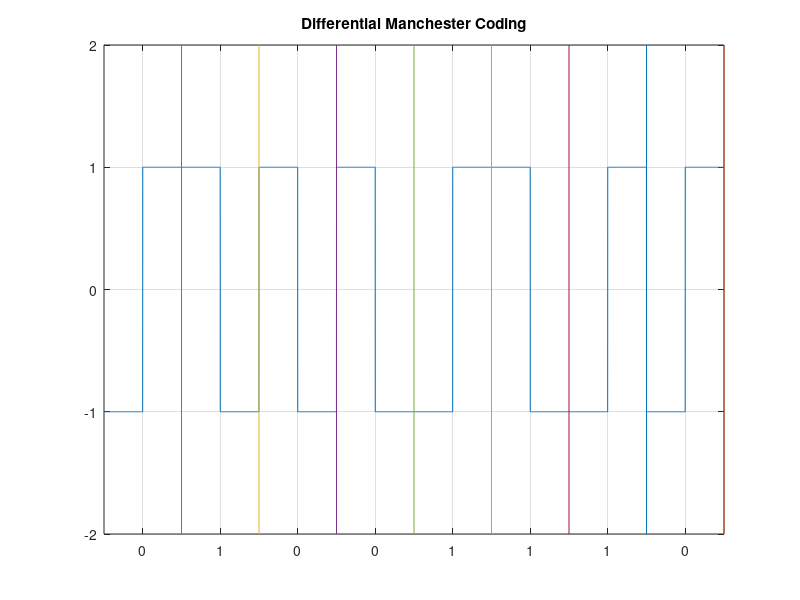

Here is the MATLAB script that generated this plot:
clear;
clc;
b = [0 1 0 0 1 1 1 0];
n = length(b);
t = 0:0.001:n;

lastbit = 1;
for i = 1:n
    if(b(i) == 1)
       bw(i*1000:(i+0.5)*1000) = lastbit;
       bw((i+0.5)*1000:(i+1)*1000) = -lastbit;
       lastbit = -lastbit;
    else
       bw(i*1000:(i+0.5)*1000) = -lastbit;
       bw((i+0.5)*1000:(i+1)*1000) = lastbit;
       
    end
end
bw = bw(1000:end);
subplot(1,1,1)
plot(t,bw);
hold on;
for i = 1:n
    plot([1 1]*i, [-2 2]);
end
hold off;


axis([0 n -2 2]);
grid on;
xLabelArray = 0.5:1:n;
anotherlabelArray = 0:1:n;
xticks(xLabelArray)
xticklabels(b)
title('Differential Manchester Coding');
